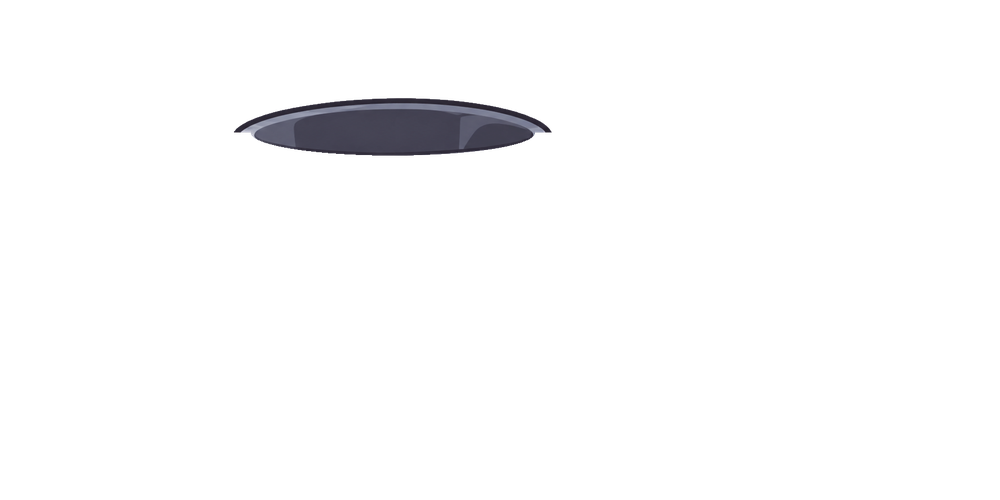
#> input picture packs/trailblazer/assets/bin-back.png, 1000 x 500 px, shrunk from 1774 x 887 before the run, found by its file name
$ python pack_bin_atlas.py
#> lines starting #> are read from the running program, lines starting #| are printed output that depends on the picture
#!/usr/bin/env python
# -*- coding: utf-8 -*-
"""把垃圾桶三片素材打包进第二图集页，并在 .atlas 末尾追加页块。

输入：packs/trailblazer/assets/bin-{back,front,lid}.png（全画布坐标）
输出：
  packs/trailblazer/trailblazer-2.png      第二图集页（scale:1，区域像素=骨架单位）
  packs/trailblazer/trailblazer.atlas      追加页块（幂等：已有 trailblazer-2 先移除旧块）
  tools/tmp/bin-pieces-meta.json           各片 bbox/页内 bounds 信息（骨架接入用）

说明：第二页 scale=1，区域像素尺寸即骨架单位；最终桶的世界尺寸由骨架里
`垃圾桶` 骨骼的 scale 控制（见 add_bin_to_skeleton.py）。
"""
import json
import os

import numpy as np
from PIL import Image

ASSETS = os.path.join('packs', 'trailblazer', 'assets')
ATLAS = os.path.join('packs', 'trailblazer', 'trailblazer.atlas')
PAGE = os.path.join('packs', 'trailblazer', 'trailblazer-2.png')
META = os.path.join('tools', 'tmp', 'bin-pieces-meta.json')
PAD = 2  # 页内区域间距

REGIONS = [('BIN-BACK', 'bin-back.png'), ('BIN-FRONT', 'bin-front.png'), ('BIN-LID', 'bin-lid.png')]


def bbox_of(img):
    a = np.asarray(img)
    ys, xs = np.where(a[..., 3] > 8)
    return int(xs.min()), int(ys.min()), int(xs.max() - xs.min() + 1), int(ys.max() - ys.min() + 1)


def main():
    crops = {}
    for name, fn in REGIONS:
        im = Image.open(os.path.join(ASSETS, fn)).convert('RGBA')
#> im is the input picture: PIL image 1000x500 RGBA; mean R, G, B, A 2.1, 2.1, 2.6, 6.8
        x0, y0, w, h = bbox_of(im)
#> in bbox_of, `ys, xs = np.where(a[..., 3] > 8)`: ys = 13742 values from 98 to 155; xs = 13742 values, max 551 at index 8238, min 233 at index 8239, mean 393.6
#> x0 = 233; y0 = 98; w = 319; h = 58
        crops[name] = {'img': im.crop((x0, y0, x0 + w, y0 + h)), 'w': w, 'h': h}

    # 简单排布：FRONT 左侧，BACK 右上，LID 右下
    f, b, l = crops['BIN-FRONT'], crops['BIN-BACK'], crops['BIN-LID']
    col2_w = max(b['w'], l['w'])
#> col2_w = 319
    W = PAD + f['w'] + PAD + col2_w + PAD
#> W = 650
    H = PAD + max(f['h'], PAD + b['h'] + PAD + l['h'] + PAD) + PAD
#> H = 344
    page = Image.new('RGBA', (W, H), (0, 0, 0, 0))
#> page: PIL image 650x344 RGBA; every value is 0
    bounds = {}
    x, y = PAD, PAD
    page.paste(f['img'], (x, y))
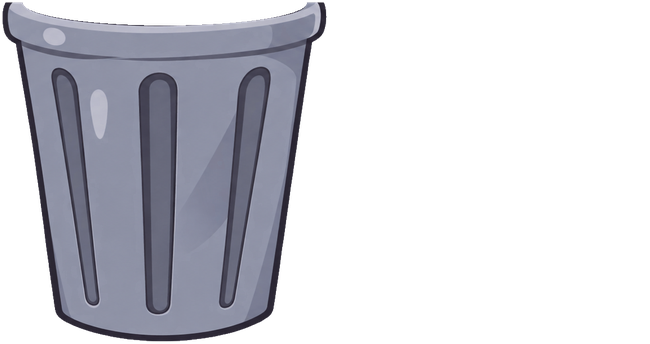
#> page: PIL image 650x344 RGBA; mean R, G, B, A 45.5, 46.2, 53.1, 92.2; transparent parts drawn white
    bounds['BIN-FRONT'] = [x, y, f['w'], f['h']]
    x2, y2 = PAD + f['w'] + PAD, PAD
#> x2 = 329; y2 = 2
    page.paste(b['img'], (x2, y2))
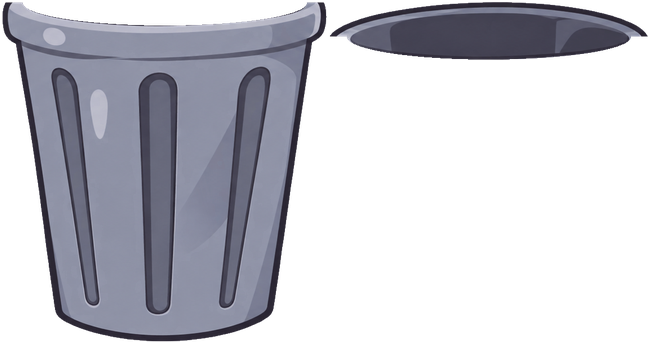
#> page: PIL image 650x344 RGBA; mean R, G, B, A 50.2, 50.8, 58.8, 107.3; transparent parts drawn white
    bounds['BIN-BACK'] = [x2, y2, b['w'], b['h']]
    y3 = y2 + b['h'] + PAD
#> y3 = 62
    page.paste(l['img'], (x2, y3))
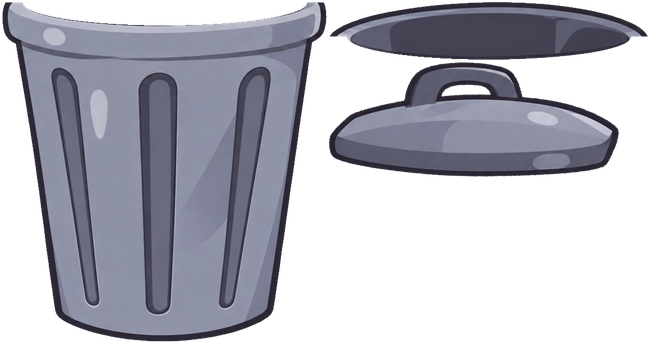
#> page: PIL image 650x344 RGBA; mean R, G, B, A 61.3, 62, 71.8, 132.7; transparent parts drawn white
    bounds['BIN-LID'] = [x2, y3, l['w'], l['h']]
    page.save(PAGE)
    print('page %s %dx%d' % (PAGE, W, H))
#| page packs/trailblazer/trailblazer-2.png 650x344

    meta = {}
    for name, fn in REGIONS:
        meta[name] = {
            'source': fn,
            'page_bounds': bounds[name],
            'piece_size': [crops[name]['w'], crops[name]['h']],
        }
#> after the loop, meta = 3 items
    os.makedirs('tools/tmp', exist_ok=True)
    with open(META, 'w', encoding='utf-8') as fp:
        json.dump(meta, fp, ensure_ascii=False, indent=2)
    print('wrote', META)

    # .atlas 追加/替换页块（幂等）
    block = ['%s' % os.path.basename(PAGE), 'size:%d,%d' % (W, H),
             'filter:Linear,Linear', 'scale:1']
    for name, _ in REGIONS:
        bx, by, bw, bh = bounds[name]
        block += [name, 'bounds:%d,%d,%d,%d' % (bx, by, bw, bh)]
#> this loop made 3 passes
#> (bx, by, bw, bh) on passes 1 to 3: (329, 2, 319, 58), (2, 2, 325, 340), (329, 62, 290, 115)
#> (the run stopped early here; a loop or call above may not have finished)
